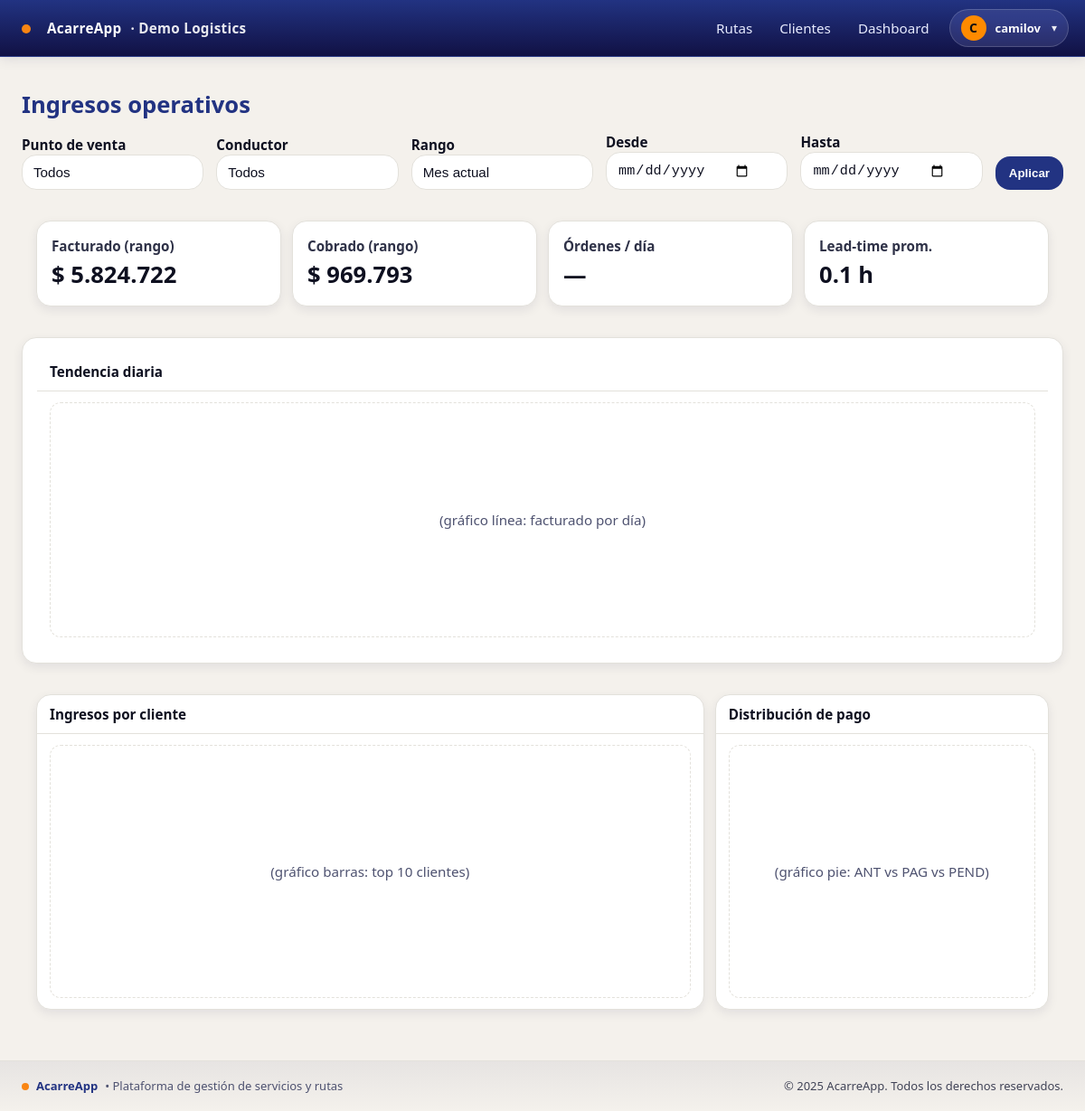
The app's page /dashboard/operacion/ (signed in), older data.
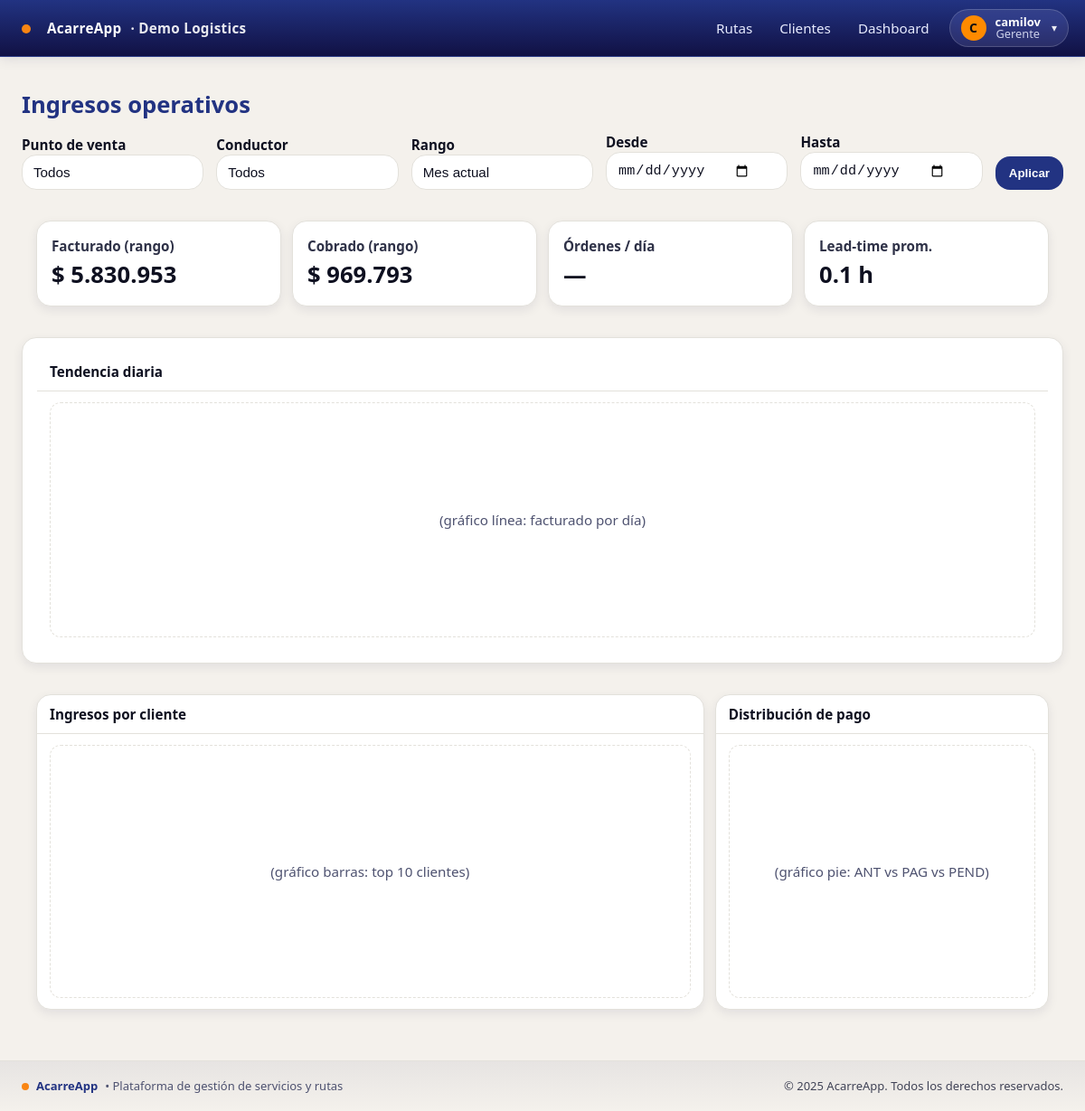
The same page, newer data.
### usuarios/models.py (models this page shows, shortened)
class UserProfile(models.Model):
    user = models.OneToOneField(User, on_delete=models.CASCADE)
    empresa = models.ForeignKey(Empresa, on_delete=models.PROTECT, null=True)
    rol = models.CharField(max_length=20, choices=[('GERENTE','Gerente'),('CONDUCTOR','Conductor')])

### dashboard/views.py (the view)
# urls.py: path("operacion/", views.OperacionView.as_view(), name="operacion"),
class OperacionView(GerenteRequiredMixin, TemplateView):
    template_name = "dashboard/operacion.html"
    def get_context_data(self, **kwargs):
        ctx = super().get_context_data(**kwargs)
        hoy = localdate()
        desde, hasta, _label = _parse_rango(self.request)
        base = _empresa_serv_qs().filter(ruta__fecha_salida__range=(desde, hasta))
        vendedor = self.request.GET.get("vendedor")
        if vendedor and vendedor.isdigit():
            base = base.filter(ruta__conductor_id=int(vendedor))
        facturado = base.aggregate(t=Coalesce(Sum("valor"), 0))["t"] or 0
        cobrado   = base.aggregate(t=Coalesce(Sum("anticipo"), 0))["t"] or 0
        num_srv   = base.count()
        ticket_prom = int(round(facturado / num_srv, 0)) if num_srv else 0
        pct_cobrado = (cobrado / facturado * 100.0) if facturado else 0.0
        total_seconds = 0.0
        pares = 0
        for rg, eg in base.filter(recogido_en__isnull=False, entregado_en__isnull=False)\
                          .values_list("recogido_en", "entregado_en"):
            if rg and eg and eg > rg:
                total_seconds += (eg - rg).total_seconds()
                pares += 1
        lead_time_horas = f"{(total_seconds / pares) / 3600.0:.1f} h" if pares else "—"
        xdias, ydia_facturado = _serie_por_dia(base, "ruta__fecha_salida", "valor", desde, hasta)
        por_conductor = (base
                         .values("ruta__conductor__username")
                         .annotate(total=Coalesce(Sum("valor"), 0))
                         .order_by("-total")[:8])
        cond_labels = [i["ruta__conductor__username"] or "—" for i in por_conductor]
        cond_series = [int(i["total"] or 0) for i in por_conductor]
        por_cliente = (base
                       .values("cliente__nombre")
                       .annotate(total=Coalesce(Sum("valor"), 0))
                       .order_by("-total")[:8])
        cli_labels = [i["cliente__nombre"] or "—" for i in por_cliente]
        cli_series = [int(i["total"] or 0) for i in por_cliente]
        serv_empresa = _empresa_serv_qs()
        entregadas_hoy = _servicios_entregados_hoy(serv_empresa, hoy).count()
        pendientes_hoy = _servicios_no_entregados(
            _filter_day(serv_empresa, "ruta__fecha_salida", Ruta, "fecha_salida", hoy)
        ).count()
        op_servicios = (base
                        .order_by("-ruta__fecha_salida", "-id")
                        .only("id", "valor", "estado_pago", "anticipo", "origen", "destino",
                              "cliente__nombre", "ruta__fecha_salida", "ruta__conductor__username")[:50])
        filtros_clientes = (base
                            .values("cliente__id", "cliente__nombre")
                            .annotate(n=Count("id"))
                            .order_by("cliente__nombre"))
        filtros_clientes = [
            {"id": i["cliente__id"], "nombre": i["cliente__nombre"] or "—"}
            for i in filtros_clientes if i["cliente__id"]
        ]
        filtros_vendedores = (base
                              .values("ruta__conductor__id", "ruta__conductor__username")
                              .annotate(n=Count("id"))
                              .order_by("ruta__conductor__username"))
        filtros_vendedores = [
            {"id": i["ruta__conductor__id"], "username": i["ruta__conductor__username"] or "—"}
            for i in filtros_vendedores if i["ruta__conductor__id"]
        ]
        op_top_cliente = {"nombre": cli_labels[0]} if cli_labels else None
        op_top_conductor = cond_labels[0] if cond_labels else None
        ctx.update({
            "op_facturado": int(facturado),
            "op_cobrado": int(cobrado),
            "op_pct_cobrado": pct_cobrado,
            "op_num_servicios": num_srv,
            "op_ticket_prom": int(ticket_prom),
            "lead_time_horas": lead_time_horas,          # usado en tu último template
            "op_lead_time_horas": lead_time_horas,       # por compatibilidad con versiones previas
            "op_xdias": xdias,
            "op_ydia_facturado": ydia_facturado,
            "op_conductores_labels": cond_labels,
            "op_conductores_series": cond_series,
            "op_clientes_labels": cli_labels,
            "op_clientes_series": cli_series,
            "op_entregadas_hoy": entregadas_hoy,
            "op_pendientes_hoy": pendientes_hoy,
            "op_servicios": op_servicios,
            "filtros_clientes": filtros_clientes,
            "filtros_vendedores": filtros_vendedores,
            "filtros_pv": [],
            "filtros_proveedor": [],
            "desde": desde, "hasta": hasta, "rango": self.request.GET.get("rango") or "mes",
        })
        return ctx

### acarreapp/context_processors.py (called while the page is built)
def vapid_public_key(request):
    return {"VAPID_PUBLIC_KEY": settings.VAPID_PUBLIC_KEY}

### acarreapp/tenancy.py (called while the page is built)
def set_current_empresa(empresa):
    _state.empresa = empresa

def get_current_empresa():
    return getattr(_state, 'empresa', None)

def empresa_context(request):
    return {'empresa_actual': get_current_empresa()}

### dashboard/views.py (called while the page is built)
def _empresa_serv_qs():
    emp = get_current_empresa()
    qs = Servicio.objects.select_related("ruta", "cliente", "ruta__conductor")
    return qs.filter(ruta__empresa=emp) if emp else qs

def _filter_day(qs, path, model, field_name, day):
    try:
        field = model._meta.get_field(field_name)
    except Exception:
        return qs
    if isinstance(field, models.DateTimeField):
        return qs.filter(**{f"{path}__date": day})
    return qs.filter(**{path: day})

def _servicios_no_entregados(qs):
    if hasattr(Servicio, "entregado"):
        return qs.filter(entregado=False)
    return qs.filter(entregado_en__isnull=True)

def _servicios_entregados_hoy(qs, hoy):
    if hasattr(Servicio, "entregado_en"):
        return _filter_day(qs, "entregado_en", Servicio, "entregado_en", hoy)
    return qs.none()

### templates/dashboard/operacion.html (shortened to what this page needs)
{% extends "base.html" %}
{% load humanize formatting %}
{% block content %}
<div class="shell">
  <h1 class="m-0">Ingresos operativos</h1>
  <form class="filters mt-3" method="get">
    <div>
      <label for="punto">Punto de venta</label>
      <select id="punto" name="punto">
        <option value="">Todos</option>
      </select>
    </div>
    <div>
      <label for="vendedor">Conductor</label>
      <select id="vendedor" name="vendedor">
        <option value="">Todos</option>
      </select>
    </div>
    <div>
      <label for="rango">Rango</label>
      <select id="rango" name="rango">
        <option value="mes" {% if request.GET.rango == "mes" or not request.GET.rango %}selected{% endif %}>Mes actual</option>
      </select>
    </div>
    <div>
      <label for="desde">Desde</label>
      <input id="desde" class="input" type="date" name="desde" value="{{ request.GET.desde|default_if_none:'' }}">
    </div>
    <div>
      <label for="hasta">Hasta</label>
      <input id="hasta" class="input" type="date" name="hasta" value="{{ request.GET.hasta|default_if_none:'' }}">
    </div>
    <div>
      <button class="btn btn-primary">Aplicar</button>
    </div>
  </form>
  <div class="deck section">
    <div class="kpi">
      <div class="label">Facturado (rango)</div>
      <div class="value">$ {{ op_facturado|default:0|intcomma }}</div>
    </div>
    <div class="kpi">
      <div class="label">Cobrado (rango)</div>
      <div class="value">$ {{ op_cobrado|default:0|intcomma }}</div>
    </div>
    <div class="kpi">
      <div class="label">Órdenes / día</div>
      <div class="value">{{ op_ordenes_dia|default:"—" }}</div>
    </div>
    <div class="kpi">
      <div class="label">Lead-time prom.</div>
      <div class="value">{{ lead_time_horas|default:"—" }}</div>
    </div>
  </div>
  <div class="section cardx">
    <div class="cardx-h">Tendencia diaria</div>
    <div class="cardx-b">
      <div id="chart_linea_fact" style="height:260px;border:1px dashed var(--line-200);border-radius:12px;display:flex;align-items:center;justify-content:center;color:var(--ink-500);">
        (gráfico línea: facturado por día)
      </div>
    </div>
  </div>
  <div class="section" style="display:grid;gap:12px;grid-template-columns:2fr 1fr;">
    <div class="cardx">
      <div class="cardx-h">Ingresos por cliente</div>
      <div class="cardx-b">
        <div id="chart_barras_clientes" style="height:280px;border:1px dashed var(--line-200);border-radius:12px;display:flex;align-items:center;justify-content:center;color:var(--ink-500);">
          (gráfico barras: top 10 clientes)
        </div>
      </div>
    </div>
    <div class="cardx">
      <div class="cardx-h">Distribución de pago</div>
      <div class="cardx-b">
        <div id="chart_pie_pago" style="height:280px;border:1px dashed var(--line-200);border-radius:12px;display:flex;align-items:center;justify-content:center;color:var(--ink-500);">
          (gráfico pie: ANT vs PAG vs PEND)
        </div>
      </div>
    </div>
  </div>
</div>
{% endblock %}

### templates/includes/navbar.html (shortened to what this page needs)
<header class="navbar">
  <div class="container nav-inner" style="padding-left:18px; padding-right:18px;">
    <a class="brand" href="{% url 'rutas:list' %}" style="display:flex;align-items:center;gap:10px;">
      <span class="dot" style="margin-left:6px;margin-right:8px;transform:translateY(1px);"></span>
      <span>AcarreApp</span>
      {% if empresa_actual %}
        <span class="empresa">· {{ empresa_actual.nombre }}</span>
      {% endif %}
    </a>
    {% if request.user.is_authenticated %}
      {% with rol=request.user.userprofile.rol|default_if_none:'' %}
        {% if request.user.is_superuser or request.user.is_staff or rol == 'GERENTE' %}
          <nav class="nav main-nav" aria-label="Navegación principal">
            <a href="{% url 'rutas:list' %}">Rutas</a>
            <a href="{% url 'empresa:clientes_list' %}">Clientes</a>
            <a href="{% url 'dashboard:home' %}">Dashboard</a>
          </nav>
        {% else %}
          <nav class="nav main-nav" aria-label="Navegación principal">
            <a href="{% url 'rutas:list' %}">Rutas</a>
          </nav>
        {% endif %}
        <div class="menu-right" style="display:flex;align-items:center;gap:10px;">
          <button class="userchip" id="userchip" aria-haspopup="true" aria-expanded="false"
                  title="{{ request.user.get_full_name|default:request.user.username }}">
            <span class="avatar">
              {{ request.user.get_full_name|default:request.user.username|first|upper }}
            </span>
            <span class="meta">
              <span class="name">{{ request.user.get_full_name|default:request.user.username }}</span>
              {% if rol %}<span class="role">{{ rol|title }}</span>{% endif %}
            </span>
            <span class="caret">▾</span>
          </button>
        </div>
      {% endwith %}
    {% else %}
      <nav class="nav main-nav" aria-label="Navegación principal">
        <a href="{% url 'login' %}">Iniciar sesión</a>
      </nav>
    {% endif %}
  </div>
</header>

Row changes from the older to the newer data that the page shows:
added UserProfile: rol "Gerente"
Text that changed along with them:
{{ op_facturado|default:0|intcomma }}: "5.824.722" → "5.830.953"
